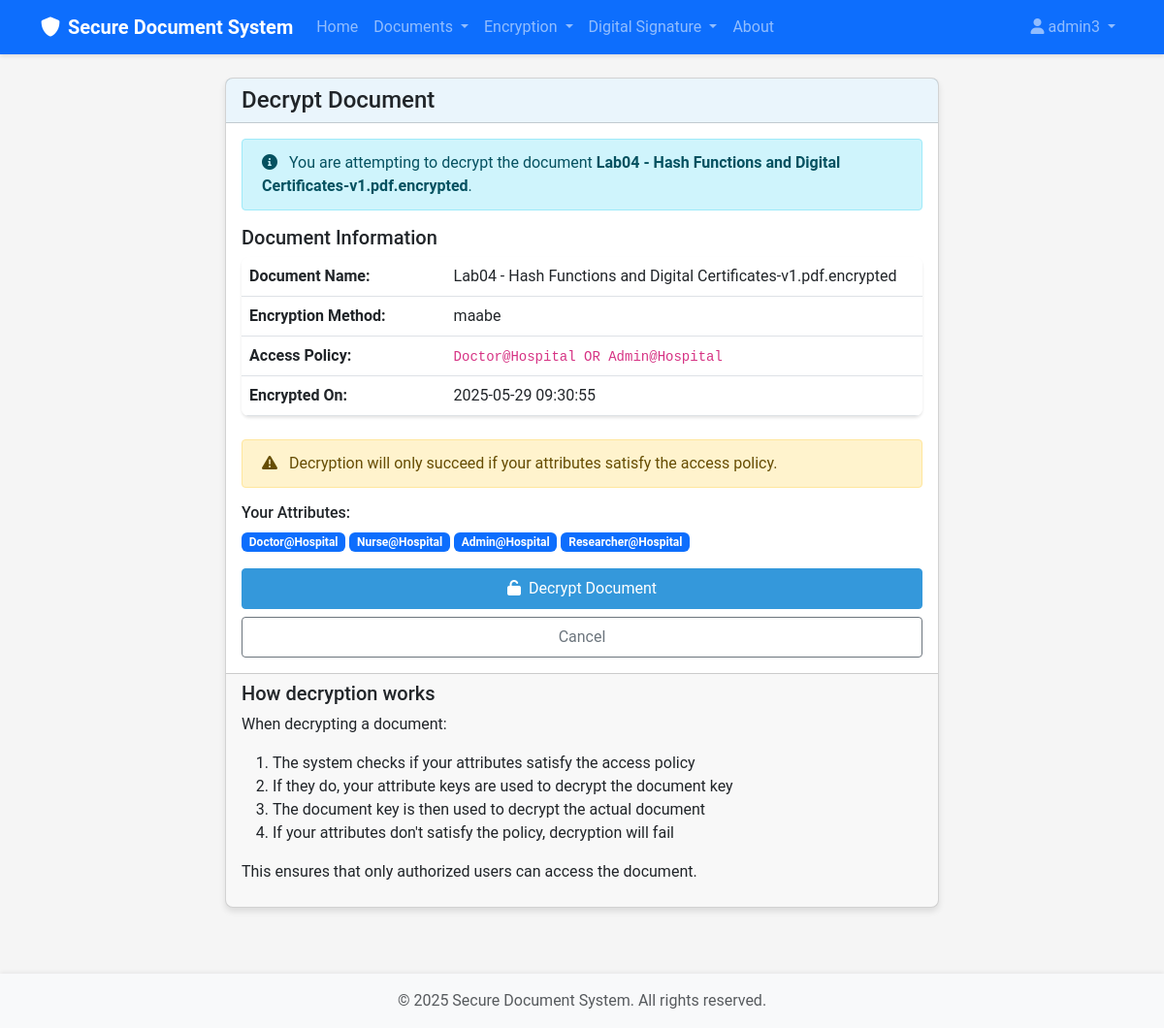
Page /encryption/decrypt/14 (signed in) on the committed database.
### src/models/user.py (models this page shows, shortened)
class User(UserMixin, db.Model):
    id = db.Column(db.Integer, primary_key=True)
    username = db.Column(db.String(64), index=True, unique=True)
    email = db.Column(db.String(120), index=True, unique=True)
    password = db.Column(db.String(128))
    role = db.Column(db.String(20), default='reader')  # 'data_owner', 'reader', 'authority'
    created_at = db.Column(db.DateTime, default=datetime.utcnow)
    public_key = db.Column(db.Text)
    private_key_encrypted = db.Column(db.Text)
    documents = db.relationship('Document', foreign_keys='Document.user_id', backref='owner', lazy='dynamic')
    attributes = db.relationship('Attribute', secondary=user_attributes,
                                backref=db.backref('users', lazy='dynamic'))

class Attribute(db.Model):
    id = db.Column(db.Integer, primary_key=True)
    name = db.Column(db.String(64), index=True)
    authority_name = db.Column(db.String(64), index=True)
    description = db.Column(db.String(256))
    __table_args__ = (db.UniqueConstraint('name', 'authority_name', name='_name_authority_uc'),)

### src/models/document.py (models this page shows, shortened)
class Document(db.Model):
    id = db.Column(db.Integer, primary_key=True)
    filename = db.Column(db.String(256), nullable=False)
    original_filename = db.Column(db.String(256), nullable=False)
    file_type = db.Column(db.String(64))
    file_size = db.Column(db.Integer)  # Size in bytes
    doc_type = db.Column(db.String(20))  # 'original', 'encrypted', 'signed'
    encryption_method = db.Column(db.String(20), nullable=True)  # 'maabe', 'hybrid', None
    access_policy = db.Column(db.Text, nullable=True)
    is_signed = db.Column(db.Boolean, default=False)
    signature_file = db.Column(db.String(256), nullable=True)
    signer_id = db.Column(db.Integer, db.ForeignKey('user.id'), nullable=True)
    user_id = db.Column(db.Integer, db.ForeignKey('user.id'), nullable=False)
    parent_id = db.Column(db.Integer, db.ForeignKey('document.id'), nullable=True)
    children = db.relationship('Document',
                              backref=db.backref('parent', remote_side=[id]),
                              foreign_keys=[parent_id])
    signer = db.relationship('User', foreign_keys=[signer_id], backref='signed_documents')
    created_at = db.Column(db.DateTime, default=datetime.utcnow)
    updated_at = db.Column(db.DateTime, default=datetime.utcnow, onupdate=datetime.utcnow)

### src/routes/encryption.py (the view, shortened to what this page needs)
@encryption_bp.route('/decrypt/<int:document_id>', methods=['GET', 'POST'])
@login_required
def decrypt(document_id):
    document = Document.query.get_or_404(document_id)
    if document.doc_type != 'encrypted':
        flash('Document is not encrypted', 'danger')
        return redirect(url_for('document.list'))
    return render_template('encryption/decrypt.html', title='Decrypt Document',
                          document=document)

### templates/encryption/decrypt.html (shortened to what this page needs)
{% extends "base.html" %}
{% block content %}
<div class="row justify-content-center">
    <div class="col-md-8">
        <div class="card">
            <div class="card-header">
                <h4 class="mb-0">Decrypt Document</h4>
            </div>
            <div class="card-body">
                <div class="alert alert-info">
                    <i class="fas fa-info-circle me-2"></i> You are attempting to decrypt the document <strong>{{ document.original_filename }}</strong>.
                </div>
                <div class="mb-4">
                    <h5>Document Information</h5>
                    <table class="table">
                        <tr>
                            <th style="width: 30%">Document Name:</th>
                            <td>{{ document.original_filename }}</td>
                        </tr>
                        <tr>
                            <th>Encryption Method:</th>
                            <td>{{ document.encryption_method }}</td>
                        </tr>
                        <tr>
                            <th>Access Policy:</th>
                            <td><code>{{ document.access_policy }}</code></td>
                        </tr>
                        <tr>
                            <th>Encrypted On:</th>
                            <td>{{ document.created_at.strftime('%Y-%m-%d %H:%M:%S') }}</td>
                        </tr>
                    </table>
                </div>
                <form method="POST" action="{{ url_for('encryption.decrypt', document_id=document.id) }}">
                    <div class="alert alert-warning">
                        <i class="fas fa-exclamation-triangle me-2"></i> Decryption will only succeed if your attributes satisfy the access policy.
                    </div>
                    <div class="mb-3">
                        <h6>Your Attributes:</h6>
                        <div>
                            {% for attribute in current_user.attributes %}
                                <span class="badge bg-primary">{{ attribute.name }}@{{ attribute.authority_name }}</span>
                            {% endfor %}
                        </div>
                    </div>
                    <div class="d-grid gap-2">
                        <button type="submit" class="btn btn-primary">
                            <i class="fas fa-unlock me-1"></i> Decrypt Document
                        </button>
                        <a href="{{ url_for('document.list') }}" class="btn btn-outline-secondary">Cancel</a>
                    </div>
                </form>
            </div>
            <div class="card-footer">
                <h5>How decryption works</h5>
                <p>When decrypting a document:</p>
                <ol>
                    <li>The system checks if your attributes satisfy the access policy</li>
                    <li>If they do, your attribute keys are used to decrypt the document key</li>
                    <li>The document key is then used to decrypt the actual document</li>
                    <li>If your attributes don't satisfy the policy, decryption will fail</li>
                </ol>
                <p>This ensures that only authorized users can access the document.</p>
            </div>
        </div>
    </div>
</div>
{% endblock %}

### templates/base.html (shortened to what this page needs)
<!DOCTYPE html>
<html lang="en">
<head>
    <link href="https://cdn.jsdelivr.net/npm/bootstrap@5.3.0-alpha1/dist/css/bootstrap.min.css" rel="stylesheet">
    <link rel="stylesheet" href="https://cdnjs.cloudflare.com/ajax/libs/font-awesome/6.0.0/css/all.min.css">
    <link rel="stylesheet" href="{{ url_for('static', filename='css/style.css') }}">
</head>
<body>
    <nav class="navbar navbar-expand-lg navbar-dark bg-primary">
        <div class="container">
            <a class="navbar-brand" href="{{ url_for('index') }}">
                <i class="fas fa-shield-alt me-2"></i>Secure Document System
            </a>
            <div class="collapse navbar-collapse" id="navbarNav">
                <ul class="navbar-nav me-auto">
                    <li class="nav-item">
                        <a class="nav-link" href="{{ url_for('index') }}">Home</a>
                    </li>
                    {% if current_user.is_authenticated %}
                        <li class="nav-item dropdown">
                            <a class="nav-link dropdown-toggle" href="#" id="documentsDropdown" role="button" data-bs-toggle="dropdown">
                                Documents
                            </a>
                        </li>
                        <li class="nav-item dropdown">
                            <a class="nav-link dropdown-toggle" href="#" id="encryptionDropdown" role="button" data-bs-toggle="dropdown">
                                Encryption
                            </a>
                        </li>
                        <li class="nav-item dropdown">
                            <a class="nav-link dropdown-toggle" href="#" id="signatureDropdown" role="button" data-bs-toggle="dropdown">
                                Digital Signature
                            </a>
                        </li>
                    {% endif %}
                    <li class="nav-item">
                        <a class="nav-link" href="{{ url_for('about') }}">About</a>
                    </li>
                </ul>
                <ul class="navbar-nav">
                    {% if current_user.is_authenticated %}
                        <li class="nav-item dropdown">
                            <a class="nav-link dropdown-toggle" href="#" id="userDropdown" role="button" data-bs-toggle="dropdown">
                                <i class="fas fa-user me-1"></i>{{ current_user.username }}
                            </a>
                        </li>
                    {% endif %}
                </ul>
            </div>
        </div>
    </nav>
    <div class="container mt-4">
        {% block content %}{% endblock %}
    </div>
    <footer class="footer mt-5 py-3 bg-light">
        <div class="container text-center">
            <span class="text-muted">© 2025 Secure Document System. All rights reserved.</span>
        </div>
    </footer>
</body>
</html>

### static/css/style.css (style rules this page uses)
:root { --primary-color: #3498db; --secondary-color: #2ecc71; --background-color: #f5f5f5; --text-color: #333333; --danger-color: #e74c3c; --success-color: #27ae60; }
body { font-family: 'Roboto', 'Open Sans', sans-serif; background-color: var(--background-color); color: var(--text-color); min-height: 100vh; display: flex; flex-direction: column; }
.navbar { box-shadow: 0 2px 4px rgba(0, 0, 0, 0.1); }
.navbar-brand { font-weight: bold; }
.footer { margin-top: auto; box-shadow: 0 -2px 4px rgba(0, 0, 0, 0.05); }
.card { border-radius: 8px; box-shadow: 0 4px 6px rgba(0, 0, 0, 0.1); transition: transform 0.3s ease, box-shadow 0.3s ease; margin-bottom: 20px; }
.card-header { font-weight: bold; background-color: rgba(52, 152, 219, 0.1); }
.btn { border-radius: 4px; padding: 8px 16px; transition: all 0.3s ease; }
.btn-primary { background-color: var(--primary-color); border-color: var(--primary-color); }
.alert { border-radius: 4px; padding: 12px 20px; }
.table { box-shadow: 0 2px 3px rgba(0, 0, 0, 0.1); border-radius: 8px; overflow: hidden; }

### rows in the picture
User: username "admin3"
Document: original_filename "Lab04 - Hash Functions and Digital Certificates-v1.pdf.encrypted", encryption_method "maabe", access_policy "Doctor@Hospital OR Admin@Hospital", created_at "2025-05-29 09:30:55"
Attribute: name "Doctor", authority_name "Hospital"
Attribute: name "Nurse", authority_name "Hospital"
Attribute: name "Admin", authority_name "Hospital"
Attribute: name "Researcher", authority_name "Hospital"
